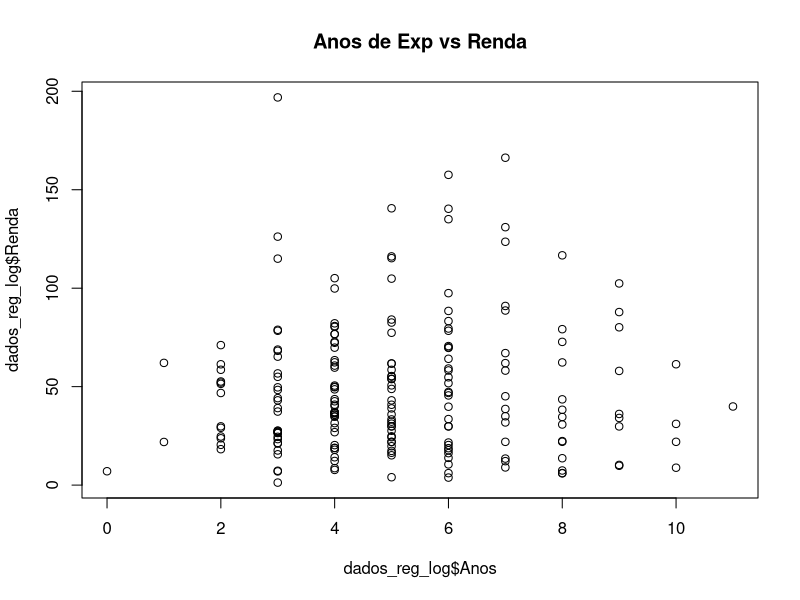
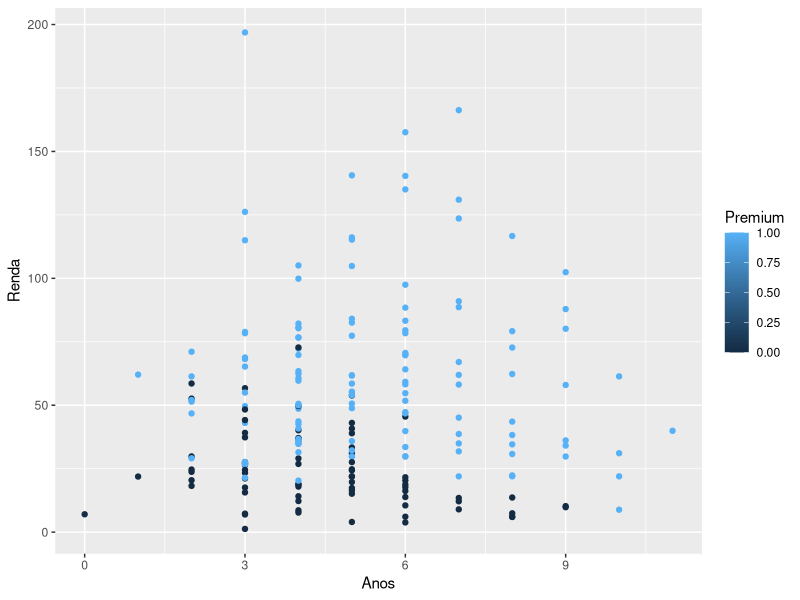

Reproduce these figures in R, in order.
## ---- chunk 1
knitr::opts_chunk$set(echo = TRUE, eval = TRUE, warning = TRUE, error = TRUE)
library(ggplot2)
library(glmnet)
library(Matrix)
## ---- chunk 2
dados_reg_log <- read.table("./Data_Files/reg_log.txt", header = TRUE)

head(dados_reg_log,n =10)

## ---- chunk 3
plot(dados_reg_log$Anos, dados_reg_log$Renda, main = "Anos de Exp vs Renda")
## ---- chunk 4
library(ggplot2)
grafico <- ggplot(dados_reg_log,aes(x = Anos, y = Renda, colour = Premium)) + geom_point()

grafico
## ---- chunk 5
f_logit <- function(par, y, renda, anos){
  mu <- 1/(1+exp(-(par[1] + par[2]*renda + par[3]*anos)))
  SQ_logit <- sum((y - mu)^2)
  return(SQ_logit)
}


#f_logit()
## ---- chunk 6
# f_logit <- funcao(par, y, renda, anos) {
#   mu <- 1 / (1 + exp(-(par[1] + par[2] * renda + par[3] * anos)))
#   SQ_logit <- sum((y - mu) ^ 2)
#   return(SQ_logit)
# }
